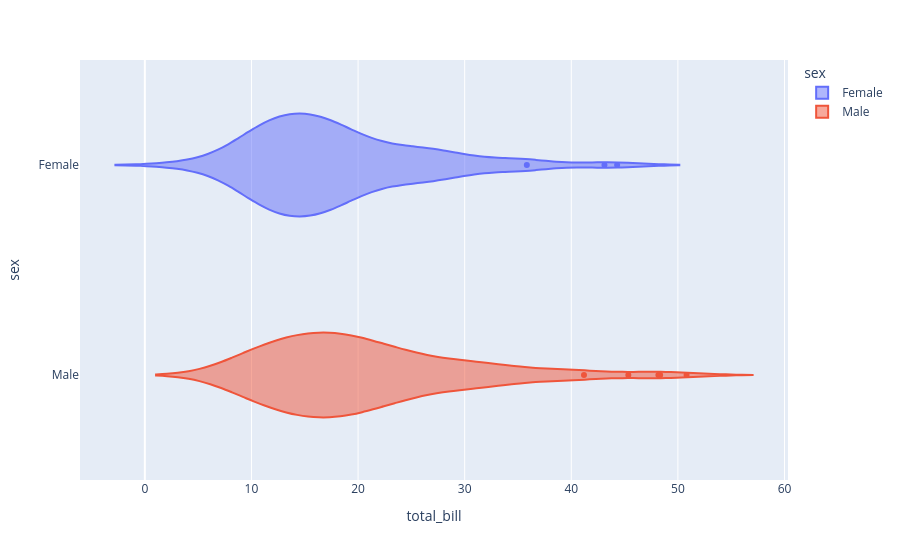

The cell this chart's notebook holds for it:
### Markdown cell above
---

### Code cell
fig = px.violin(df, x='total_bill', y='sex', color='sex')
fig.show()

### Figure 1 — Plotly figure (JSON) as saved in the notebook; plotly's stock layout.template omitted (floating-point values rounded to 4 significant figures; data arrays with more than 128 entries replaced by an {"elided": "..."} marker saying what was removed)
{"data": [{"alignmentgroup": "True", "box": {"visible": false}, "hovertemplate": "sex=%{y}<br>total_bill=%{x}<extra></extra>", "legendgroup": "Female", "marker": {"color": "#636efa"}, "name": "Female", "offsetgroup": "Female", "orientation": "h", "scalegroup": "True", "showlegend": true, "type": "violin", "x": [16.99, 24.59, 35.26, 14.83, 10.33, 16.97, 20.29, 15.77, 19.65, 15.06, 20.69, 16.93, 10.29, 34.81, 26.41, 16.45, 3.07, 17.07, 26.86, 25.28, 14.73, 10.07, 34.83, 5.75, 16.32, 22.75, 11.35, 15.38, 44.3, 22.42, 20.92, 14.31, 7.25, 25.71, 17.31, 10.65, 12.43, 24.08, 13.42, 12.48, 29.8, 14.52, 11.38, 20.27, 11.17, 12.26, 18.26, 8.51, 10.33, 14.15, 13.16, 17.47, 27.05, 16.43, 8.35, 18.64, 11.87, 29.85, 25.0, 13.39, 16.21, 17.51, 10.59, 10.63, 9.6, 20.9, 18.15, 19.81, 43.11, 13.0, 12.74, 13.0, 16.4, 16.47, 12.76, 13.27, 28.17, 12.9, 30.14, 13.42, 15.98, 16.27, 10.09, 22.12, 35.83, 27.18, 18.78], "x0": " ", "xaxis": "x", "y": ["Female", "Female", "Female", "Female", "Female", "Female", "Female", "Female", "Female", "Female", "Female", "Female", "Female", "Female", "Female", "Female", "Female", "Female", "Female", "Female", "Female", "Female", "Female", "Female", "Female", "Female", "Female", "Female", "Female", "Female", "Female", "Female", "Female", "Female", "Female", "Female", "Female", "Female", "Female", "Female", "Female", "Female", "Female", "Female", "Female", "Female", "Female", "Female", "Female", "Female", "Female", "Female", "Female", "Female", "Female", "Female", "Female", "Female", "Female", "Female", "Female", "Female", "Female", "Female", "Female", "Female", "Female", "Female", "Female", "Female", "Female", "Female", "Female", "Female", "Female", "Female", "Female", "Female", "Female", "Female", "Female", "Female", "Female", "Female", "Female", "Female", "Female"], "y0": " ", "yaxis": "y"}, {"alignmentgroup": "True", "box": {"visible": false}, "hovertemplate": "sex=%{y}<br>total_bill=%{x}<extra></extra>", "legendgroup": "Male", "marker": {"color": "#EF553B"}, "name": "Male", "offsetgroup": "Male", "orientation": "h", "scalegroup": "True", "showlegend": true, "type": "violin", "x": {"elided": "157 float values"}, "x0": " ", "xaxis": "x", "y": {"elided": "157 str values"}, "y0": " ", "yaxis": "y"}], "layout": {"legend": {"title": {"text": "sex"}, "tracegroupgap": 0}, "margin": {"t": 60}, "violinmode": "overlay", "xaxis": {"anchor": "y", "domain": [0, 1], "title": {"text": "total_bill"}}, "yaxis": {"anchor": "x", "categoryarray": ["Male", "Female"], "categoryorder": "array", "domain": [0, 1], "title": {"text": "sex"}}}}
